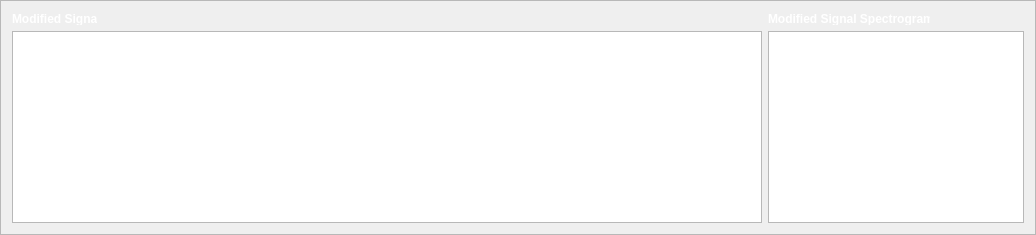
               <widget class="QFrame" name="frame_18">
                <property name="font">
                 <font>
                  <weight>75</weight>
                  <bold>true</bold>
                 </font>
                </property>
                <property name="styleSheet">
                 <string notr="true">color: rgb(255, 255, 255);</string>
                </property>
                <property name="frameShape">
                 <enum>QFrame::StyledPanel</enum>
                </property>
                <property name="frameShadow">
                 <enum>QFrame::Raised</enum>
                </property>
                <layout class="QGridLayout" name="gridLayout_27">
                 <item row="1" column="0">
                  <widget class="PlotWidget" name="Animals_Sounds_Modified_Signal_PlotWidget">
                   <property name="minimumSize">
                    <size>
                     <width>750</width>
                     <height>0</height>
                    </size>
                   </property>
                  </widget>
                 </item>
                 <item row="1" column="1">
                  <widget class="PlotWidget" name="Animals_Sounds_Modified_Signal_Spectrogram">
                   <property name="maximumSize">
                    <size>
                     <width>680</width>
                     <height>16777215</height>
                    </size>
                   </property>
                  </widget>
                 </item>
                 <item row="0" column="0">
                  <widget class="QLabel" name="label_19">
                   <property name="sizePolicy">
                    <sizepolicy hsizetype="Maximum" vsizetype="Maximum">
                     <horstretch>0</horstretch>
                     <verstretch>0</verstretch>
                    </sizepolicy>
                   </property>
                   <property name="maximumSize">
                    <size>
                     <width>85</width>
                     <height>13</height>
                    </size>
                   </property>
                   <property name="font">
                    <font>
                     <weight>75</weight>
                     <bold>true</bold>
                    </font>
                   </property>
                   <property name="styleSheet">
                    <string notr="true">color: rgb(255, 255, 255);</string>
                   </property>
                   <property name="text">
                    <string>Modified Signal</string>
                   </property>
                  </widget>
                 </item>
                 <item row="0" column="1">
                  <widget class="QLabel" name="label_20">
                   <property name="sizePolicy">
                    <sizepolicy hsizetype="Maximum" vsizetype="Maximum">
                     <horstretch>0</horstretch>
                     <verstretch>0</verstretch>
                    </sizepolicy>
                   </property>
                   <property name="maximumSize">
                    <size>
                     <width>162</width>
                     <height>13</height>
                    </size>
                   </property>
                   <property name="font">
                    <font>
                     <weight>75</weight>
                     <bold>true</bold>
                    </font>
                   </property>
                   <property name="text">
                    <string>Modified Signal Spectrogram</string>
                   </property>
                  </widget>
                 </item>
                </layout>
               </widget>
